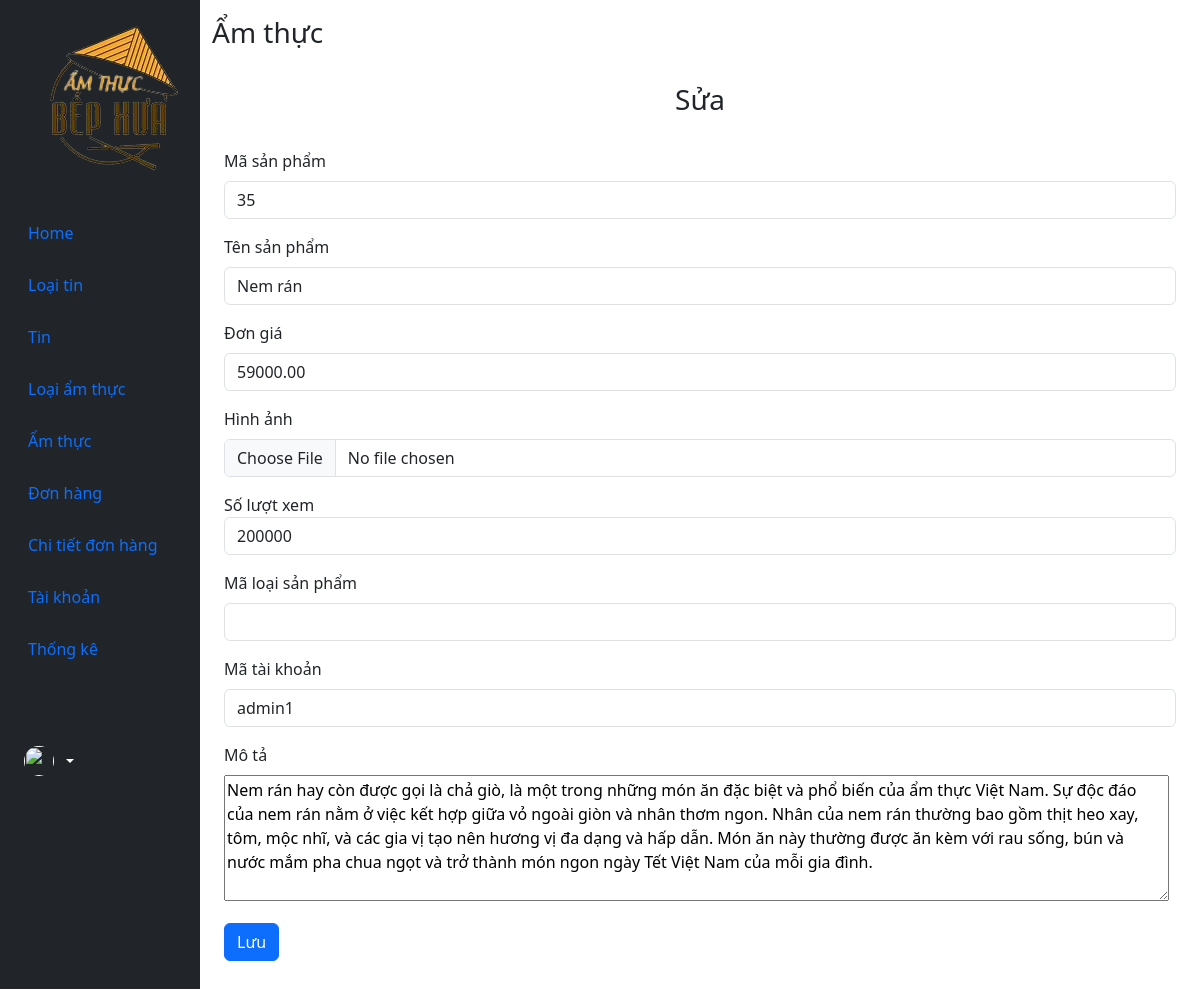
Page /admin/index.php?act=edit_sanpham&ma_sp=35 on the committed database.
### tables this page shows
CREATE TABLE `san_pham` (
  `ma_sp` int NOT NULL AUTO_INCREMENT,
  `ten_sp` varchar(255) NOT NULL,
  `don_gia` decimal(18,2) NOT NULL,
  `hinh` varchar(255) NOT NULL,
  `mo_ta` text NOT NULL,
  `ngay_nhap` date NOT NULL,
  `so_luot_xem` int DEFAULT NULL,
  `ma_loaisp` int NOT NULL,
  `ma_tk` varchar(255) NOT NULL,
  PRIMARY KEY (`ma_sp`),
  KEY `fk_sp_lsp` (`ma_loaisp`),
  KEY `fk_sp_tk` (`ma_tk`),
  CONSTRAINT `fk_sp_lsp` FOREIGN KEY (`ma_loaisp`) REFERENCES `loai_sp` (`ma_loaisp`) ON DELETE CASCADE ON UPDATE CASCADE,
  CONSTRAINT `fk_sp_tk` FOREIGN KEY (`ma_tk`) REFERENCES `tai_khoan` (`ma_tk`) ON DELETE CASCADE ON UPDATE CASCADE
);

### model/pdo.php (called while the page is built, shortened)
<?php
function pdo_get_connection()
{
    $dburl = "mysql:host=localhost;dbname=duan_1;charset=utf8";
    $username = 'trungglevan';
    $password = '220204Trungg@';
    $conn = new PDO($dburl, $username, $password);
    $conn->setAttribute(PDO::ATTR_ERRMODE, PDO::ERRMODE_EXCEPTION);
    return $conn;
}
function pdo_query_one($sql)
{
    $sql_args = array_slice(func_get_args(), 1);
    try {
        $conn = pdo_get_connection();
        $stmt = $conn->prepare($sql);
        $stmt->execute($sql_args);
        $row = $stmt->fetch(PDO::FETCH_ASSOC);
        return $row;
    } catch (PDOException $e) {
        throw $e;
    } finally {
        unset($conn);
    }
}

### model/san_pham.php (called while the page is built, shortened)
<?php
function loadone_san_pham($ma_sp)
{
    $sql = "select * from san_pham where ma_sp=" . $ma_sp;
    $sp = pdo_query_one($sql);
    return $sp;
}
?>

### admin/san_pham/edit.php (the view, shortened to what this page needs)
<div class="col py-3">
    <h3>Ẩm thực</h3>
    <ul class="list-unstyled">
        <li>
            <?php
            if (is_array($sp)) {
                extract($sp);
            }
            $hinhpath = "../upload/" . $hinh;
            if (is_file($hinhpath)) {
                $hinh = "<img src='" . $hinhpath . "' height='100'>";
            } else {
                $hinh = "no photo";
            }
            ?>
            <div class="container">
                <h3 class="alert alert-white text-center">Sửa</h3>
                <form method="post" enctype="multipart/form-data">
                    <div class="mb-3">
                        <label for="" class="form-label">Mã sản phẩm</label>
                        <input class="form-control" name="ma_sp" value="<?= $ma_sp ?>" readonly>
                    </div>
                    <div class="mb-3">
                        <label for="" class="form-label">Tên sản phẩm</label>
                        <input type="text" name="ten_sp" class="form-control" value="<?= $ten_sp ?>" required>
                    </div>
                    <div class="mb-3">
                        <label for="" class="form-label">Đơn giá</label>
                        <input type="number" name="don_gia" class="form-control" min="10000" max="500000" step="1"
                            value="<?= $don_gia ?>" required>
                    </div>
                    <div class="mb-3">
                        <label for="" class="form-label">Hình ảnh</label>
                        <input type="file" name="hinh" class="form-control" value="<?= $hinh ?>">
                    </div>
                    <div class="mb-3">
                        <label for="">Số lượt xem</label>
                        <input name="so_luot_xem" class="form-control" type="number" value="<?= $so_luot_xem ?>"
                            required>
                    </div>
                    <div class="mb-3">
                        <label for="" class="form-label">Mã loại sản phẩm</label>
                        <select name="ma_loaisp" class="form-control" input>
                        </select>
                    </div>
                    <div class="mb-3">
                        <label for="" class="form-label">Mã tài khoản</label>
                        <input type="text" name="ma_tk" class="form-control" value="<?= $ma_tk ?>" required>
                    </div>
                    <div class="mb-3">
                        <label for="" class="form-label">Mô tả</label> <br>
                        <textarea name="mo_ta" cols="100%" rows="5" required><?= $mo_ta ?></textarea>
                    </div>
                    <button type="submit" name="sua" class="btn btn-primary">Lưu</button>
                </form>
            </div>
        </li>
    </ul>
</div>
</div>
</div>

### rows in the picture
san_pham: ma_sp "35", ten_sp "Nem rán", don_gia "59000.00", so_luot_xem "200000", ma_tk "admin1", mo_ta "Nem rán hay còn được gọi là chả giò, là một trong những món ăn đặc biệt và phổ biến của ẩm thực Việt Nam. Sự độc đáo của nem rán nằm ở việc kết hợp giữa vỏ ngoài giòn và nhân thơm ngon. Nhân của nem rán thường bao gồm thịt heo xay, tôm, mộc nhĩ, và các gia vị tạo nên hương vị đa dạng và hấp dẫn. Món ăn này thường được ăn kèm với rau sống, bún và nước mắm pha chua ngọt và trở thành món ngon ngày Tết Việt Nam của mỗi gia đình."
